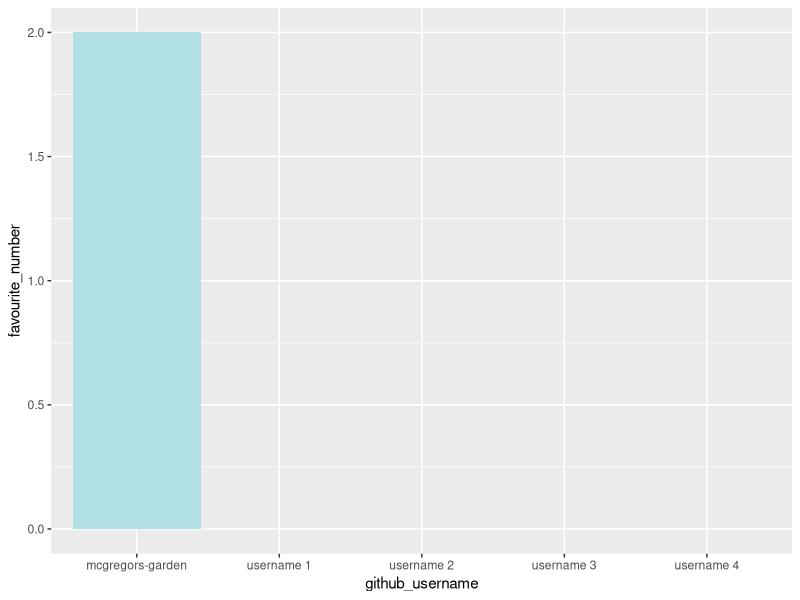
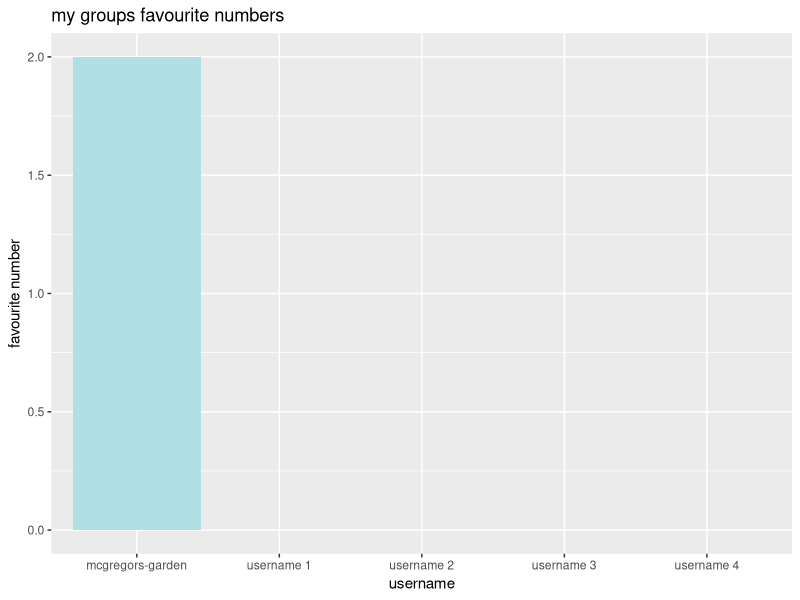
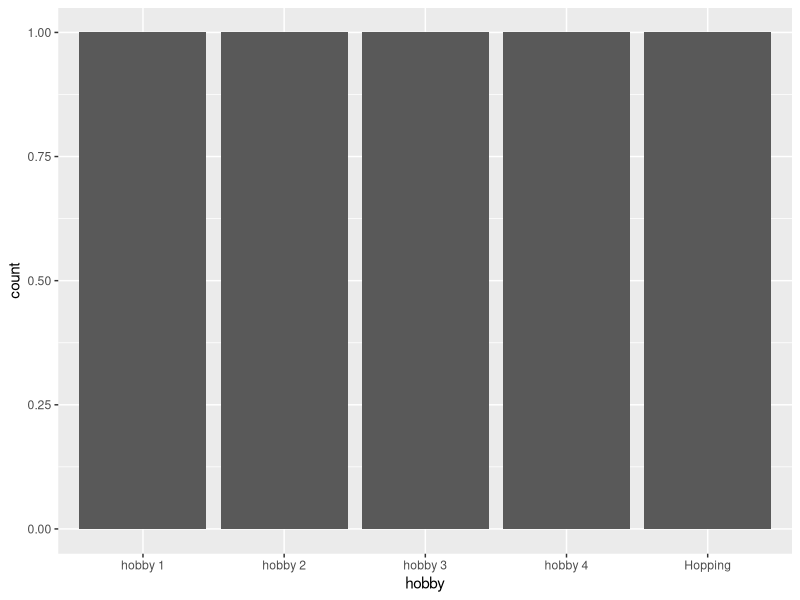

The R source for these figures, in order:
## ---- chunk 1
library(tidyverse) 
## ---- chunk 2
team_data <- tibble(
  name = c("Peter Rabbit", "member 1", "member 2", 
           "member 3", "member 4"),
  github_username = c("mcgregors-garden", "username 1", "username 2", 
                      "username 3", "username 4"), 
  colour = c("powderblue", "colour 1", "colour 2", 
             "colour 3", "colour 4"),
  hobby = c("Hopping", "hobby 1", "hobby 2", 
            "hobby 3", "hobby 4"),
  favourite_number = c(2, NA, NA, NA, NA)
  )

team_data
## ---- chunk 3
p1 <- ggplot(data = team_data, 
             mapping = aes(x = github_username, 
                           y = favourite_number,
                           fill = colour), 
             ) +
   geom_col() +
   scale_fill_identity()
p1
## ---- chunk 4
p1 + labs(x = "username", 
          y = "favourite number",
          title = "my groups favourite numbers")
## ---- chunk 5
p2 <- ggplot(team_data, aes(x = hobby)) +
  geom_bar()
p2
